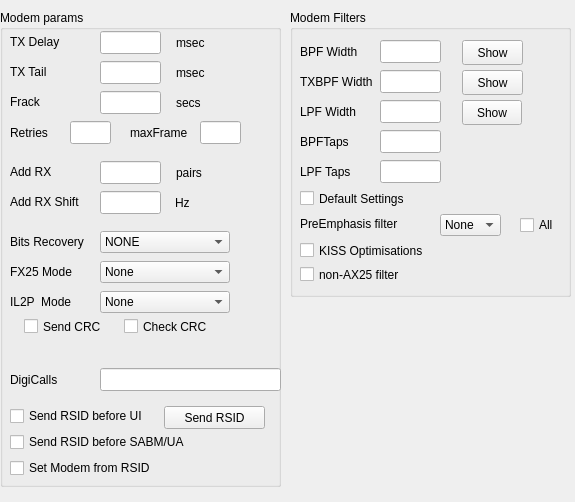
     <widget class="QWidget" name="scrollAreaWidgetContents_4">
      <property name="geometry">
       <rect>
        <x>0</x>
        <y>0</y>
        <width>575</width>
        <height>502</height>
       </rect>
      </property>
      <widget class="QGroupBox" name="filtersD">
       <property name="geometry">
        <rect>
         <x>290</x>
         <y>10</y>
         <width>281</width>
         <height>287</height>
        </rect>
       </property>
       <property name="title">
        <string>Modem Filters</string>
       </property>
       <widget class="QPushButton" name="showBPF_D">
        <property name="geometry">
         <rect>
          <x>172</x>
          <y>30</y>
          <width>61</width>
          <height>25</height>
         </rect>
        </property>
        <property name="text">
         <string>Show</string>
        </property>
       </widget>
       <widget class="QPushButton" name="showTXBPF_D">
        <property name="geometry">
         <rect>
          <x>172</x>
          <y>60</y>
          <width>61</width>
          <height>25</height>
         </rect>
        </property>
        <property name="text">
         <string>Show</string>
        </property>
       </widget>
       <widget class="QPushButton" name="showLPF_D">
        <property name="geometry">
         <rect>
          <x>172</x>
          <y>90</y>
          <width>60</width>
          <height>25</height>
         </rect>
        </property>
        <property name="text">
         <string>Show</string>
        </property>
       </widget>
       <widget class="QLineEdit" name="BPFWidthD">
        <property name="geometry">
         <rect>
          <x>90</x>
          <y>30</y>
          <width>61</width>
          <height>23</height>
         </rect>
        </property>
       </widget>
       <widget class="QLabel" name="label_52">
        <property name="geometry">
         <rect>
          <x>10</x>
          <y>30</y>
          <width>71</width>
          <height>23</height>
         </rect>
        </property>
        <property name="text">
         <string>BPF Width</string>
        </property>
       </widget>
       <widget class="QLabel" name="label_53">
        <property name="geometry">
         <rect>
          <x>10</x>
          <y>60</y>
          <width>81</width>
          <height>23</height>
         </rect>
        </property>
        <property name="text">
         <string>TXBPF Width</string>
        </property>
       </widget>
       <widget class="QLineEdit" name="TXBPFWidthD">
        <property name="geometry">
         <rect>
          <x>90</x>
          <y>60</y>
          <width>61</width>
          <height>23</height>
         </rect>
        </property>
       </widget>
       <widget class="QLabel" name="label_54">
        <property name="geometry">
         <rect>
          <x>10</x>
          <y>90</y>
          <width>71</width>
          <height>23</height>
         </rect>
        </property>
        <property name="text">
         <string>LPF Width</string>
        </property>
       </widget>
       <widget class="QLineEdit" name="LPFWidthD">
        <property name="geometry">
         <rect>
          <x>90</x>
          <y>90</y>
          <width>61</width>
          <height>23</height>
         </rect>
        </property>
       </widget>
       <widget class="QLineEdit" name="BPFTapsD">
        <property name="geometry">
         <rect>
          <x>90</x>
          <y>120</y>
          <width>61</width>
          <height>23</height>
         </rect>
        </property>
       </widget>
       <widget class="QLineEdit" name="LPFTapsD">
        <property name="geometry">
         <rect>
          <x>90</x>
          <y>150</y>
          <width>61</width>
          <height>23</height>
         </rect>
        </property>
       </widget>
       <widget class="QComboBox" name="preEmphD">
        <property name="geometry">
         <rect>
          <x>150</x>
          <y>204</y>
          <width>61</width>
          <height>22</height>
         </rect>
        </property>
        <item>
         <property name="text">
          <string>None</string>
         </property>
        </item>
        <item>
         <property name="text">
          <string>6 dB</string>
         </property>
        </item>
        <item>
         <property name="text">
          <string>12 dB</string>
         </property>
        </item>
       </widget>
       <widget class="QCheckBox" name="DefaultD">
        <property name="geometry">
         <rect>
          <x>10</x>
          <y>180</y>
          <width>161</width>
          <height>17</height>
         </rect>
        </property>
        <property name="text">
         <string>Default Settings</string>
        </property>
       </widget>
       <widget class="QCheckBox" name="KISSOptD">
        <property name="geometry">
         <rect>
          <x>10</x>
          <y>232</y>
          <width>166</width>
          <height>17</height>
         </rect>
        </property>
        <property name="text">
         <string>KISS Optimisations</string>
        </property>
       </widget>
       <widget class="QCheckBox" name="nonAX25D">
        <property name="geometry">
         <rect>
          <x>10</x>
          <y>256</y>
          <width>176</width>
          <height>17</height>
         </rect>
        </property>
        <property name="text">
         <string>non-AX25 filter</string>
        </property>
       </widget>
       <widget class="QLabel" name="label_55">
        <property name="geometry">
         <rect>
          <x>10</x>
          <y>120</y>
          <width>71</width>
          <height>23</height>
         </rect>
        </property>
        <property name="text">
         <string>BPFTaps</string>
        </property>
       </widget>
       <widget class="QLabel" name="label_56">
        <property name="geometry">
         <rect>
          <x>10</x>
          <y>150</y>
          <width>71</width>
          <height>23</height>
         </rect>
        </property>
        <property name="text">
         <string>LPF Taps</string>
        </property>
       </widget>
       <widget class="QLabel" name="label_57">
        <property name="geometry">
         <rect>
          <x>10</x>
          <y>203</y>
          <width>141</width>
          <height>22</height>
         </rect>
        </property>
        <property name="text">
         <string>PreEmphasis filter</string>
        </property>
       </widget>
       <widget class="QCheckBox" name="preEmphAllD">
        <property name="geometry">
         <rect>
          <x>230</x>
          <y>207</y>
          <width>70</width>
          <height>16</height>
         </rect>
        </property>
        <property name="text">
         <string>All</string>
        </property>
       </widget>
      </widget>
      <widget class="QWidget" name="layoutWidget_4">
       <property name="geometry">
        <rect>
         <x>175</x>
         <y>545</y>
         <width>209</width>
         <height>33</height>
        </rect>
       </property>
       <layout class="QHBoxLayout" name="_4">
        <property name="spacing">
         <number>6</number>
        </property>
        <property name="leftMargin">
         <number>0</number>
        </property>
        <property name="topMargin">
         <number>0</number>
        </property>
        <property name="rightMargin">
         <number>0</number>
        </property>
        <property name="bottomMargin">
         <number>0</number>
        </property>
        <item>
         <widget class="QPushButton" name="okButton_4">
          <property name="text">
           <string>OK</string>
          </property>
         </widget>
        </item>
        <item>
         <widget class="QPushButton" name="cancelButton_4">
          <property name="text">
           <string>Cancel</string>
          </property>
         </widget>
        </item>
       </layout>
      </widget>
      <widget class="QGroupBox" name="groupBox_4">
       <property name="geometry">
        <rect>
         <x>0</x>
         <y>10</y>
         <width>281</width>
         <height>477</height>
        </rect>
       </property>
       <property name="title">
        <string>Modem params</string>
       </property>
       <widget class="QLineEdit" name="RXShiftD">
        <property name="geometry">
         <rect>
          <x>100</x>
          <y>181</y>
          <width>61</width>
          <height>23</height>
         </rect>
        </property>
       </widget>
       <widget class="QLineEdit" name="TXDelayD">
        <property name="geometry">
         <rect>
          <x>100</x>
          <y>21</y>
          <width>61</width>
          <height>23</height>
         </rect>
        </property>
       </widget>
       <widget class="QLineEdit" name="TXTailD">
        <property name="geometry">
         <rect>
          <x>100</x>
          <y>51</y>
          <width>61</width>
          <height>23</height>
         </rect>
        </property>
       </widget>
       <widget class="QLineEdit" name="AddRXD">
        <property name="geometry">
         <rect>
          <x>100</x>
          <y>151</y>
          <width>61</width>
          <height>23</height>
         </rect>
        </property>
       </widget>
       <widget class="QComboBox" name="recoverBitD">
        <property name="geometry">
         <rect>
          <x>100</x>
          <y>221</y>
          <width>130</width>
          <height>22</height>
         </rect>
        </property>
        <item>
         <property name="text">
          <string>NONE</string>
         </property>
        </item>
        <item>
         <property name="text">
          <string>SINGLE</string>
         </property>
        </item>
       </widget>
       <widget class="QLabel" name="label_50">
        <property name="geometry">
         <rect>
          <x>10</x>
          <y>20</y>
          <width>71</width>
          <height>23</height>
         </rect>
        </property>
        <property name="text">
         <string>TX Delay</string>
        </property>
       </widget>
       <widget class="QLabel" name="label_51">
        <property name="geometry">
         <rect>
          <x>10</x>
          <y>50</y>
          <width>71</width>
          <height>23</height>
         </rect>
        </property>
        <property name="text">
         <string>TX Tail</string>
        </property>
       </widget>
       <widget class="QLabel" name="label_58">
        <property name="geometry">
         <rect>
          <x>10</x>
          <y>150</y>
          <width>71</width>
          <height>23</height>
         </rect>
        </property>
        <property name="text">
         <string>Add RX</string>
        </property>
       </widget>
       <widget class="QLabel" name="label_59">
        <property name="geometry">
         <rect>
          <x>10</x>
          <y>180</y>
          <width>71</width>
          <height>23</height>
         </rect>
        </property>
        <property name="text">
         <string>Add RX Shift</string>
        </property>
       </widget>
       <widget class="QLabel" name="label_60">
        <property name="geometry">
         <rect>
          <x>10</x>
          <y>220</y>
          <width>91</width>
          <height>23</height>
         </rect>
        </property>
        <property name="text">
         <string>Bits Recovery</string>
        </property>
       </widget>
       <widget class="QLabel" name="label_61">
        <property name="geometry">
         <rect>
          <x>176</x>
          <y>21</y>
          <width>71</width>
          <height>23</height>
         </rect>
        </property>
        <property name="text">
         <string>msec</string>
        </property>
       </widget>
       <widget class="QLabel" name="label_62">
        <property name="geometry">
         <rect>
          <x>176</x>
          <y>51</y>
          <width>71</width>
          <height>23</height>
         </rect>
        </property>
        <property name="text">
         <string>msec</string>
        </property>
       </widget>
       <widget class="QLabel" name="label_63">
        <property name="geometry">
         <rect>
          <x>176</x>
          <y>151</y>
          <width>71</width>
          <height>23</height>
         </rect>
        </property>
        <property name="text">
         <string>pairs</string>
        </property>
       </widget>
       <widget class="QLabel" name="label_64">
        <property name="geometry">
         <rect>
          <x>175</x>
          <y>181</y>
          <width>71</width>
          <height>23</height>
         </rect>
        </property>
        <property name="text">
         <string>Hz</string>
        </property>
       </widget>
       <widget class="QComboBox" name="fx25ModeD">
        <property name="geometry">
         <rect>
          <x>100</x>
          <y>251</y>
          <width>130</width>
          <height>22</height>
         </rect>
        </property>
        <item>
         <property name="text">
          <string>None</string>
         </property>
        </item>
        <item>
         <property name="text">
          <string>RX Only</string>
         </property>
        </item>
        <item>
         <property name="text">
          <string>RX+TX</string>
         </property>
        </item>
       </widget>
       <widget class="QLabel" name="label_65">
        <property name="geometry">
         <rect>
          <x>10</x>
          <y>250</y>
          <width>86</width>
          <height>23</height>
         </rect>
        </property>
        <property name="text">
         <string>FX25 Mode</string>
        </property>
       </widget>
       <widget class="QLabel" name="label_78">
        <property name="geometry">
         <rect>
          <x>10</x>
          <y>80</y>
          <width>71</width>
          <height>23</height>
         </rect>
        </property>
        <property name="text">
         <string>Frack</string>
        </property>
       </widget>
       <widget class="QLabel" name="label_79">
        <property name="geometry">
         <rect>
          <x>176</x>
          <y>81</y>
          <width>71</width>
          <height>23</height>
         </rect>
        </property>
        <property name="text">
         <string>secs</string>
        </property>
       </widget>
       <widget class="QLineEdit" name="FrackD">
        <property name="geometry">
         <rect>
          <x>100</x>
          <y>81</y>
          <width>61</width>
          <height>23</height>
         </rect>
        </property>
       </widget>
       <widget class="QCheckBox" name="RSIDSABM_D">
        <property name="geometry">
         <rect>
          <x>10</x>
          <y>422</y>
          <width>251</width>
          <height>20</height>
         </rect>
        </property>
        <property name="text">
         <string>Send RSID before SABM/UA</string>
        </property>
       </widget>
       <widget class="QCheckBox" name="RSID_4_SETMODEM">
        <property name="geometry">
         <rect>
          <x>10</x>
          <y>448</y>
          <width>171</width>
          <height>20</height>
         </rect>
        </property>
        <property name="text">
         <string>Set Modem from RSID</string>
        </property>
       </widget>
       <widget class="QCheckBox" name="RSIDUI_D">
        <property name="geometry">
         <rect>
          <x>10</x>
          <y>396</y>
          <width>171</width>
          <height>20</height>
         </rect>
        </property>
        <property name="text">
         <string>Send RSID before UI</string>
        </property>
       </widget>
       <widget class="QPushButton" name="SendRSID_4">
        <property name="geometry">
         <rect>
          <x>164</x>
          <y>396</y>
          <width>101</width>
          <height>23</height>
         </rect>
        </property>
        <property name="text">
         <string>Send RSID</string>
        </property>
       </widget>
       <widget class="QLabel" name="label_82">
        <property name="geometry">
         <rect>
          <x>10</x>
          <y>358</y>
          <width>71</width>
          <height>23</height>
         </rect>
        </property>
        <property name="text">
         <string>DigiCalls</string>
        </property>
       </widget>
       <widget class="QLineEdit" name="DigiCallsD">
        <property name="geometry">
         <rect>
          <x>100</x>
          <y>358</y>
          <width>181</width>
          <height>23</height>
         </rect>
        </property>
       </widget>
       <widget class="QLabel" name="label_90">
        <property name="geometry">
         <rect>
          <x>130</x>
          <y>111</y>
          <width>71</width>
          <height>23</height>
         </rect>
        </property>
        <property name="text">
         <string>maxFrame</string>
        </property>
       </widget>
       <widget class="QLineEdit" name="RetriesD">
        <property name="geometry">
         <rect>
          <x>70</x>
          <y>111</y>
          <width>41</width>
          <height>23</height>
         </rect>
        </property>
       </widget>
       <widget class="QLabel" name="label_80">
        <property name="geometry">
         <rect>
          <x>10</x>
          <y>111</y>
          <width>71</width>
          <height>23</height>
         </rect>
        </property>
        <property name="text">
         <string>Retries</string>
        </property>
       </widget>
       <widget class="QLineEdit" name="MaxFrameD">
        <property name="geometry">
         <rect>
          <x>200</x>
          <y>111</y>
          <width>41</width>
          <height>23</height>
         </rect>
        </property>
       </widget>
       <widget class="QCheckBox" name="CRCRX_D">
        <property name="geometry">
         <rect>
          <x>124</x>
          <y>308</y>
          <width>129</width>
          <height>17</height>
         </rect>
        </property>
        <property name="text">
         <string>Check CRC</string>
        </property>
       </widget>
       <widget class="QCheckBox" name="CRCTX_D">
        <property name="geometry">
         <rect>
          <x>24</x>
          <y>308</y>
          <width>99</width>
          <height>17</height>
         </rect>
        </property>
        <property name="text">
         <string>Send CRC</string>
        </property>
       </widget>
      </widget>
      <widget class="QComboBox" name="IL2PModeD">
       <property name="geometry">
        <rect>
         <x>100</x>
         <y>291</y>
         <width>130</width>
         <height>22</height>
        </rect>
       </property>
       <item>
        <property name="text">
         <string>None</string>
        </property>
       </item>
       <item>
        <property name="text">
         <string>RX Only</string>
        </property>
       </item>
       <item>
        <property name="text">
         <string>RX+TX</string>
        </property>
       </item>
       <item>
        <property name="text">
         <string>il2p Only</string>
        </property>
       </item>
      </widget>
      <widget class="QLabel" name="label_86">
       <property name="geometry">
        <rect>
         <x>10</x>
         <y>290</y>
         <width>86</width>
         <height>23</height>
        </rect>
       </property>
       <property name="text">
        <string>IL2P  Mode</string>
       </property>
      </widget>
     </widget>
